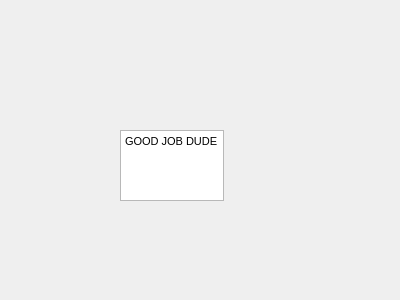
<?xml version="1.0" encoding="UTF-8"?>
<ui version="4.0">
 <class>Form</class>
 <widget class="QWidget" name="Form">
  <property name="geometry">
   <rect>
    <x>0</x>
    <y>0</y>
    <width>400</width>
    <height>300</height>
   </rect>
  </property>
  <property name="windowTitle">
   <string>Form</string>
  </property>
  <widget class="QTextEdit" name="textEdit">
   <property name="geometry">
    <rect>
     <x>120</x>
     <y>130</y>
     <width>104</width>
     <height>71</height>
    </rect>
   </property>
   <property name="html">
    <string>&lt;!DOCTYPE HTML PUBLIC &quot;-//W3C//DTD HTML 4.0//EN&quot; &quot;http://www.w3.org/TR/REC-html40/strict.dtd&quot;&gt;
&lt;html&gt;&lt;head&gt;&lt;meta name=&quot;qrichtext&quot; content=&quot;1&quot; /&gt;&lt;style type=&quot;text/css&quot;&gt;
p, li { white-space: pre-wrap; }
&lt;/style&gt;&lt;/head&gt;&lt;body style=&quot; font-family:'MS Shell Dlg 2'; font-size:8.25pt; font-weight:400; font-style:normal;&quot;&gt;
&lt;p style=&quot; margin-top:0px; margin-bottom:0px; margin-left:0px; margin-right:0px; -qt-block-indent:0; text-indent:0px;&quot;&gt;GOOD JOB DUDE&lt;/p&gt;
&lt;p style=&quot;-qt-paragraph-type:empty; margin-top:0px; margin-bottom:0px; margin-left:0px; margin-right:0px; -qt-block-indent:0; text-indent:0px;&quot;&gt;&lt;br /&gt;&lt;/p&gt;&lt;/body&gt;&lt;/html&gt;</string>
   </property>
  </widget>
 </widget>
 <resources/>
 <connections/>
</ui>
